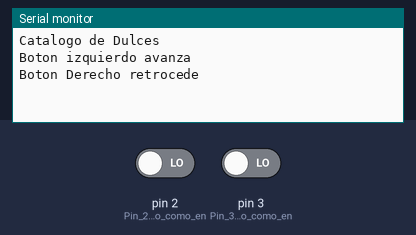
The sketch below on a simulated Arduino Uno, built with avr-gcc and run on an emulated ATmega328P. Parts: the last lines printed to the serial monitor. The inputs (shaded band) are chosen by the test bench; at power-on: pin 2 (Pin_2_del_arduino_como_en) LOW, pin 3 (Pin_3_del_arduino_como_en) LOW.

Above: at 1.2 s.
1.3 s: pin 2 (Pin_2_del_arduino_como_en) driven HIGH
At 1.92 s:
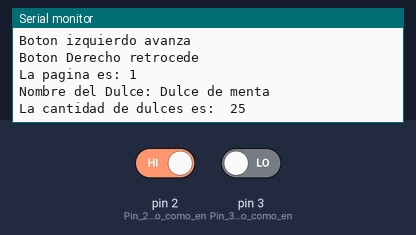
3.1 s: pin 2 (Pin_2_del_arduino_como_en) driven LOW and pin 3 (Pin_3_del_arduino_como_en) driven HIGH
At 3.71 s:
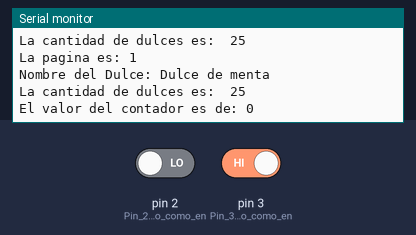
5.3 s: pin 2 (Pin_2_del_arduino_como_en) driven HIGH
At 6.16 s:
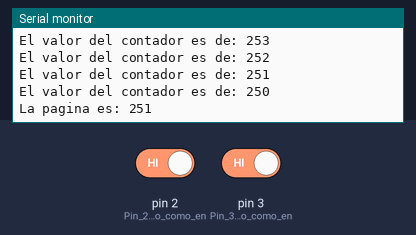
Timing chart, 0 to 8.3 s (numbered marks = the images above; inputs shaded):
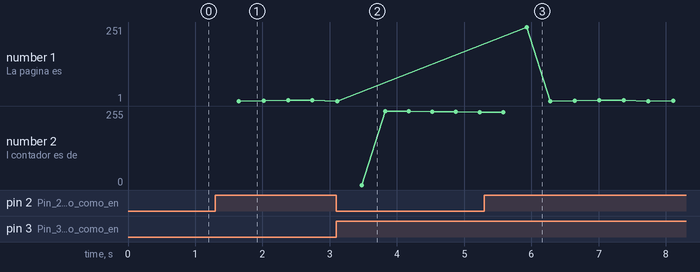

Measured:
- after the input at 1.3 s, the serial monitor: prints a new line after 0.35 s (image 1)
- after the input at 3.1 s, the serial monitor: prints a new line after 0.38 s (image 2)
- after the input at 5.3 s, the serial monitor: prints a new line after 0.63 s (image 3)
- plotted number 1: 1 → 2 after the input at 5.3 s

The sketch:

Practica_No.3_Primera_Parte.ino
```cpp
/*
 Fundacion Kinal
Centro Educativo Tecnico Laboral Kinal
Quinto Perito
Quinto Electronica
Codigo Tecnico: EB5AM
Curso: Taller de electronica digital y reparacion de computadoras I
Proyecto: Catalogo de productos
Dev:Henry Francisco Leal Súchite
*/
struct Dulce_1
{
  char nombres_dulces[50];
  byte cantidad_dulces;
};
struct Dulce_2
{
  char nombres_dulces[50];
  byte cantidad_dulces;
};
struct Dulce_3
{
  char nombres_dulces[50];
  byte cantidad_dulces;
};
struct Dulce_4
{
  char nombres_dulces[50];
  byte cantidad_dulces;
};


Dulce_1 Dulce1 = {"Dulce de menta", 25};
Dulce_2 Dulce2 = {"Dulce coco ", 25};
Dulce_3 Dulce3 = {"Bombon", 25};
Dulce_4 Dulce4 = {"Chocolate KISS", 25};


void setup() {
  Serial.begin(9600);     //Inicio la comunicación serial.
   pinMode(2, INPUT);     //Pin 2 del arduino como entrada.
  pinMode(3, INPUT);     //Pin 3 del arduino como entrada.
   Serial.println("Catalogo de Dulces ");
  Serial.println("Boton izquierdo avanza ");
  Serial.println("Boton Derecho retrocede ");
  }

byte contador = 0;

  void loop() {

  if(digitalRead(2)==HIGH)  //Leo el estado digital del pin 2 y si este es bajo.
  {
   delay(350);
   contador = contador+1;
   Serial.print("La pagina es: ");
   Serial.println(contador);

    if(contador == 1){
   Serial.print("Nombre del Dulce: ");
   Serial.println(Dulce1. nombres_dulces);
   Serial.print("La cantidad de dulces es:  ");
   Serial.println(Dulce1. cantidad_dulces);
  }
     if(contador == 2){
   Serial.print("Nombre del Dulce: ");
   Serial.println(Dulce2. nombres_dulces);
   Serial.print("La cantidad de dulces es:  ");
   Serial.println(Dulce2. cantidad_dulces);
  }
     if(contador == 3){
   Serial.print("Nombre del Dulce: ");
   Serial.println(Dulce3. nombres_dulces);
   Serial.print("La cantidad de dulces es:  ");
   Serial.println(Dulce3. cantidad_dulces);
  }
     if(contador == 4){
   Serial.print("Nombre del Dulce: ");
   Serial.println(Dulce4. nombres_dulces);
   Serial.print("La cantidad de dulces es:  ");
   Serial.println(Dulce4. cantidad_dulces);
  }
     if(contador >= 4){
    contador = 0;
  }
  }
  else if(digitalRead(3)==HIGH) //Leo el estado digital del pin 3 y si este es bajo.
  {
   delay(350);
   contador = contador-1;   //disminuyo en uno el contador
   Serial.print("El valor del contador es de: ");
   Serial.println(contador);
     if(contador == 1){
   Serial.print("Nombre del Dulce: ");
   Serial.println(Dulce1. nombres_dulces);
   Serial.print("La cantidad de dulces es:  ");
   Serial.println(Dulce1. cantidad_dulces);
  }
     if(contador == 2){
   Serial.print("Nombre del Dulce: ");
   Serial.println(Dulce2. nombres_dulces);
   Serial.print("La cantidad de dulces es:  ");
   Serial.println(Dulce2. cantidad_dulces);
  }
     if(contador == 3){
   Serial.print("Nombre del Dulce: ");
   Serial.println(Dulce3. nombres_dulces);
   Serial.print("La cantidad de dulces es:  ");
   Serial.println(Dulce3. cantidad_dulces);
  }
     if(contador == 4){
   Serial.print("Nombre del Dulce: ");
   Serial.println(Dulce4. nombres_dulces);
   Serial.print("La cantidad de dulces es:  ");
   Serial.println(Dulce4. cantidad_dulces);
    }

  }

}
```
